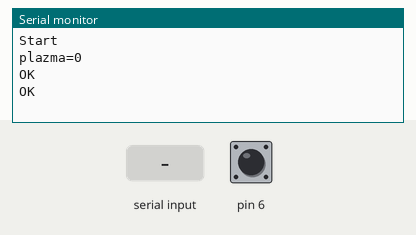
Recording of a sketch running on a simulated Arduino Uno, built with avr-gcc and run on an emulated ATmega328P. Parts: the last lines printed to the serial monitor. The test bench sets the inputs (shaded band); at power-on: pin 6 HIGH. The modem accepts every AT command (registered, SIM ready, sends succeed) and sends nothing else.

Above: at 1.4 s.
1.5 s: pin 6 pulled LOW for 0.15 s
At 2.7 s:
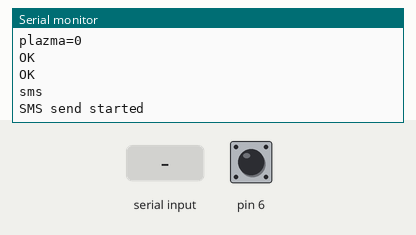
3.1 s: "1" received over the second serial link
At 4.3 s:
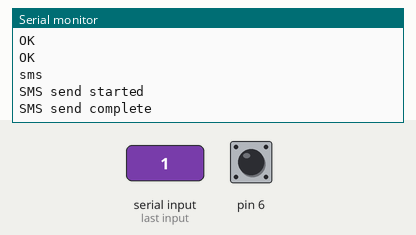
6.1 s: "0" received over the second serial link
At 7.4 s:
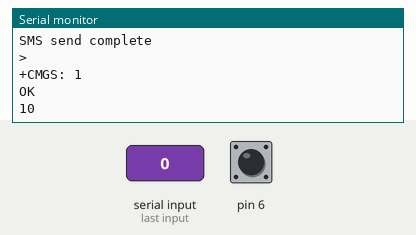

The sketch:

v2.ino
```cpp
// sms по собынию
#include <SoftwareSerial.h>

SoftwareSerial gsm(7, 8); // RX, TX

short plazma=0;

void sms(String text, String phone)  //процедура отправки СМС
{
  Serial.println("SMS send started");
  gsm.println("AT+CMGS=\"" + phone + "\"");
  delay(500);
  gsm.print(text);
  delay(500);
  gsm.print((char)26);
  delay(500);
  Serial.println("SMS send complete");
  delay(2000);
}


void setup() {
  Serial.begin(9600);
  gsm.begin(9600);

  pinMode(6, INPUT_PULLUP);

  gsm.println("AT+CMGF=1");
  delay(100);
  gsm.println("AT+CSCS=\"GSM\"");
  delay(100);
  Serial.println("Start");
  Serial.print("plazma=");
  Serial.println(plazma,DEC);

}

void loop() {
  plazma++;
  //Serial.print("plazma=");
  //Serial.println(plazma,DEC);
  //delay(100);
   if(!digitalRead(6)){     // если нажали кнопку
      Serial.println("sms");
      sms("Privet, ja tvoy dom","+79134863890");
      /*while(1){             // проверяем готовность модема
        gsm.println("AT+CPAS");
        if (gsm.find("0")) break;
        delay(100);
      }
      gsm.println("AT+CMGS=\"+79139294352\""); // даем команду на отправку смс
      delay(1000);
      gsm.print("analogPin A0:");  // отправляем текст
      gsm.print(plazma);    // и переменную со значением
      gsm.print((char)26);          // символ завершающий передачу
       Serial.println("ok");*/
    }

     while (gsm.available() > 0) {  // останавливаем программу и смотрим что ответили
    Serial.write(gsm.read());
  }

}
```

Measured:
- after the input at 1.5 s, the serial monitor: prints a new line at once (image 1)
- after the input at 6.1 s, the serial monitor: prints a new line at once (image 3)
